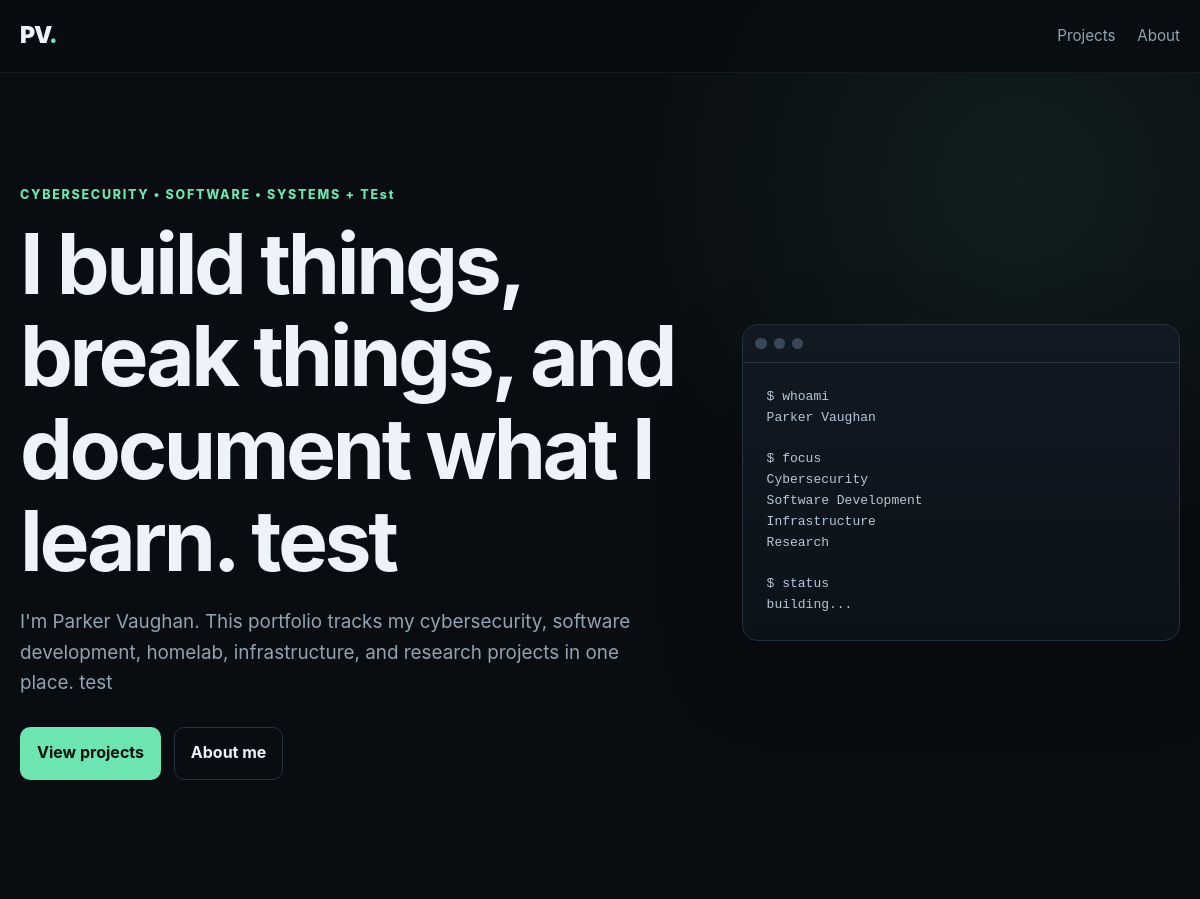
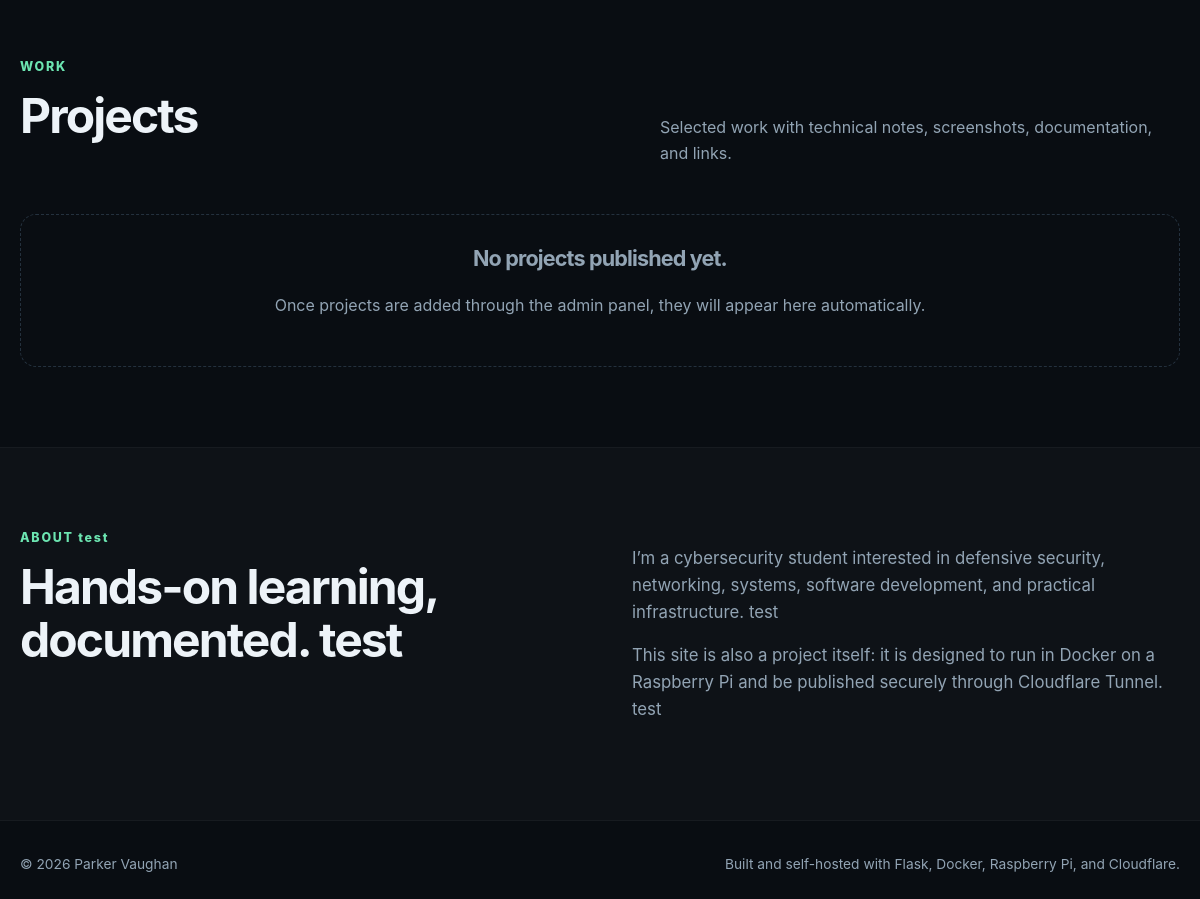
The page / on the database its author committed (2 pictures, top to bottom).
### app.py (models this page shows)
class SiteSettings(db.Model):
    id = db.Column(db.Integer, primary_key=True)
    hero_eyebrow = db.Column(db.String(160), default="CYBERSECURITY • SOFTWARE • SYSTEMS")
    hero_title = db.Column(db.String(300), default="I build things, break things, and document what I learn.")
    hero_text = db.Column(db.Text, default="I'm Parker Vaughan. This portfolio tracks my cybersecurity, software development, homelab, infrastructure, and research projects in one place.")
    about_eyebrow = db.Column(db.String(160), default="ABOUT")
    about_title = db.Column(db.String(300), default="Hands-on learning, documented.")
    about_paragraph_one = db.Column(db.Text, default="I’m a cybersecurity student interested in defensive security, networking, systems, software development, and practical infrastructure.")
    about_paragraph_two = db.Column(db.Text, default="This site is also a project itself: it is designed to run in Docker on a Raspberry Pi and be published securely through Cloudflare Tunnel.")

### app.py (the view)
@app.route("/")
def index():
    projects = Project.query.order_by(Project.featured.desc(), Project.created_at.desc()).all()
    settings = get_site_settings()
    return render_template("index.html", projects=projects, settings=settings)

### app.py (called while the page is built)
def get_site_settings():
    settings = SiteSettings.query.first()
    if not settings:
        settings = SiteSettings()
        db.session.add(settings)
        db.session.commit()
    return settings

### templates/index.html
{% extends "base.html" %}
{% block content %}
<section class="hero">
  <div class="container hero-grid">
    <div>
      <div class="eyebrow">{{ settings.hero_eyebrow }}</div>
      <h1>{{ settings.hero_title }}</h1>
      <p class="hero-copy">{{ settings.hero_text }}</p>
      <div class="hero-actions">
        <a class="button primary" href="#projects">View projects</a>
        <a class="button ghost" href="#about">About me</a>
      </div>
    </div>
    <div class="terminal-card">
      <div class="terminal-top"><span></span><span></span><span></span></div>
      <pre><code>$ whoami
Parker Vaughan
$ focus
Cybersecurity
Software Development
Infrastructure
Research
$ status
building...</code></pre>
    </div>
  </div>
</section>
<section class="section" id="projects">
  <div class="container">
    <div class="section-heading">
      <div>
        <div class="eyebrow">WORK</div>
        <h2>Projects</h2>
      </div>
      <p>Selected work with technical notes, screenshots, documentation, and links.</p>
    </div>
    {% if projects %}
      <div class="project-grid">
        {% for project in projects %}
          <article class="project-card">
            {% if project.image_filename %}
              <img src="{{ url_for('static', filename='uploads/' + project.image_filename) }}" alt="{{ project.title }}">
            {% else %}
              <div class="project-placeholder">PROJECT_{{ "%02d"|format(project.id) }}</div>
            {% endif %}
            <div class="project-body">
              {% if project.featured %}<span class="tag featured">Featured</span>{% endif %}
              <h3>{{ project.title }}</h3>
              <p>{{ project.summary }}</p>
              {% if project.technologies %}
                <div class="tags">
                  {% for item in project.technologies.split(',')[:4] %}
                    <span class="tag">{{ item.strip() }}</span>
                  {% endfor %}
                </div>
              {% endif %}
              <a class="text-link" href="{{ url_for('project_detail', slug=project.slug) }}">View case study →</a>
            </div>
          </article>
        {% endfor %}
      </div>
    {% else %}
      <div class="empty-state">
        <h3>No projects published yet.</h3>
        <p>Once projects are added through the admin panel, they will appear here automatically.</p>
      </div>
    {% endif %}
  </div>
</section>
<section class="section about" id="about">
  <div class="container about-grid">
    <div>
      <div class="eyebrow">{{ settings.about_eyebrow }}</div>
      <h2>{{ settings.about_title }}</h2>
    </div>
    <div>
      <p>{{ settings.about_paragraph_one }}</p>
      <p>{{ settings.about_paragraph_two }}</p>
    </div>
  </div>
</section>
{% endblock %}

### templates/base.html (shortened to what this page needs)
<!doctype html>
<html lang="en">
<head>
  <link rel="stylesheet" href="{{ url_for('static', filename='styles.css') }}">
</head>
<body>
  <header class="site-header">
    <div class="container nav">
      <a class="brand" href="{{ url_for('index') }}">PV<span>.</span></a>
      <nav>
        <a href="{{ url_for('index') }}#projects">Projects</a>
        <a href="{{ url_for('index') }}#about">About</a>
      </nav>
    </div>
  </header>
  <main>{% block content %}{% endblock %}</main>
  <footer>
    <div class="container footer-row">
      <span>© {{ 2026 }} Parker Vaughan</span>
      <span>Built and self-hosted with Flask, Docker, Raspberry Pi, and Cloudflare.</span>
    </div>
  </footer>
</body>
</html>

### static/styles.css (style rules this page uses)
:root { --bg: #090d12; --panel: #101720; --panel-2: #151e29; --text: #edf3f8; --muted: #92a4b4; --line: #24313e; --accent: #6ce5b1; --accent-2: #81b8ff; --danger: #ff7474; --max: 1160px; }
* { box-sizing: border-box; }
html { scroll-behavior: smooth; }
body { margin: 0; font-family: Inter, ui-sans-serif, system-ui, -apple-system, BlinkMacSystemFont, "Segoe UI", sans-serif; background: radial-gradient(circle at 85% 10%, rgba(108,229,177,.08), transparent 25rem), var(--bg); color: var(--text); line-height: 1.6; }
a { color: inherit; text-decoration: none; }
.container { width: min(calc(100% - 2rem), var(--max)); margin: 0 auto; }
.site-header { position: sticky; top: 0; z-index: 20; border-bottom: 1px solid rgba(255,255,255,.06); background: rgba(9,13,18,.82); backdrop-filter: blur(16px); }
.nav { height: 72px; display: flex; align-items: center; justify-content: space-between; }
.nav nav { display: flex; gap: 1.35rem; }
.nav nav a { color: var(--muted); font-size: .95rem; }
.brand { font-size: 1.45rem; font-weight: 900; letter-spacing: -.05em; }
.brand span, .eyebrow { color: var(--accent); }
.hero { padding: 7rem 0 6rem; }
.hero-grid { display: grid; grid-template-columns: 1.2fr .8fr; gap: 4rem; align-items: center; }
.eyebrow { font-size: .78rem; letter-spacing: .14em; font-weight: 800; margin-bottom: .8rem; }
h1, h2, h3 { line-height: 1.1; letter-spacing: -.04em; margin-top: 0; }
h1 { font-size: clamp(2.8rem, 7vw, 5.8rem); margin-bottom: 1.25rem; }
h2 { font-size: clamp(2.1rem, 4vw, 3.4rem); }
h3 { font-size: 1.35rem; }
.hero-copy, .lead { color: var(--muted); font-size: 1.18rem; max-width: 700px; }
.hero-actions, .project-links { display: flex; flex-wrap: wrap; gap: .8rem; margin-top: 1.8rem; }
.button { border: 1px solid var(--line); border-radius: 10px; padding: .8rem 1rem; font: inherit; font-weight: 750; cursor: pointer; display: inline-flex; align-items: center; justify-content: center; }
.primary { background: var(--accent); color: #07110d; border-color: transparent; }
.ghost { background: transparent; color: var(--text); }
.terminal-card { border: 1px solid var(--line); background: linear-gradient(180deg, #111923, #0c1219); border-radius: 16px; box-shadow: 0 30px 80px rgba(0,0,0,.28); overflow: hidden; }
.terminal-top { padding: .8rem; border-bottom: 1px solid var(--line); display: flex; gap: .45rem; }
.terminal-top span { width: .7rem; height: .7rem; border-radius: 50%; background: #394858; }
.terminal-card pre { margin: 0; padding: 1.5rem; color: #b7c7d5; min-height: 260px; }
.section { padding: 5rem 0; }
.section-heading { display: flex; justify-content: space-between; gap: 2rem; align-items: end; margin-bottom: 2rem; }
.section-heading p { color: var(--muted); max-width: 520px; }
.about { background: rgba(255,255,255,.018); border-top: 1px solid rgba(255,255,255,.04); border-bottom: 1px solid rgba(255,255,255,.04); }
.about-grid { display: grid; grid-template-columns: 1fr 1fr; gap: 4rem; }
.about-grid p { color: var(--muted); font-size: 1.05rem; }
.empty-state { border: 1px dashed var(--line); border-radius: 16px; padding: 2rem; text-align: center; color: var(--muted); }
footer { padding: 2rem 0; color: var(--muted); font-size: .86rem; }
.footer-row { display: flex; justify-content: space-between; gap: 2rem; }

### rows shown on the page
SiteSettings: hero_eyebrow "CYBERSECURITY • SOFTWARE • SYSTEMS + TEst", hero_title "I build things, break things, and document what I learn. test", hero_text "I'm Parker Vaughan. This portfolio tracks my cybersecurity, software development, homelab, infrastructure, and research projects in one place. test", about_eyebrow "ABOUT test", about_title "Hands-on learning, documented. test", about_paragraph_one "I’m a cybersecurity student interested in defensive security, networking, systems, software development, and practical infrastructure. test", about_paragraph_two "This site is also a project itself: it is designed to run in Docker on a Raspberry Pi and be published securely through Cloudflare Tunnel. test"

### other values the page prints
{{ 2026 }} "2026"
